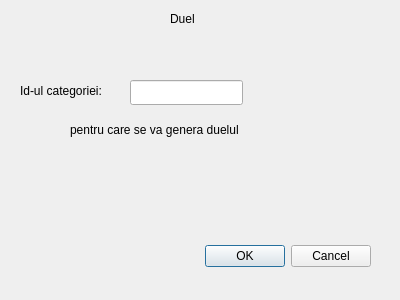
<?xml version="1.0" encoding="UTF-8"?>
<ui version="4.0">
 <class>DuelDialog</class>
 <widget class="QDialog" name="DuelDialog">
  <property name="geometry">
   <rect>
    <x>0</x>
    <y>0</y>
    <width>400</width>
    <height>300</height>
   </rect>
  </property>
  <property name="windowTitle">
   <string>Dialog</string>
  </property>
  <widget class="QDialogButtonBox" name="buttonBox">
   <property name="geometry">
    <rect>
     <x>30</x>
     <y>240</y>
     <width>341</width>
     <height>32</height>
    </rect>
   </property>
   <property name="orientation">
    <enum>Qt::Horizontal</enum>
   </property>
   <property name="standardButtons">
    <set>QDialogButtonBox::Cancel|QDialogButtonBox::Ok</set>
   </property>
  </widget>
  <widget class="QLabel" name="label">
   <property name="geometry">
    <rect>
     <x>170</x>
     <y>10</y>
     <width>61</width>
     <height>17</height>
    </rect>
   </property>
   <property name="text">
    <string>Duel</string>
   </property>
  </widget>
  <widget class="QLabel" name="label_2">
   <property name="geometry">
    <rect>
     <x>20</x>
     <y>80</y>
     <width>111</width>
     <height>21</height>
    </rect>
   </property>
   <property name="text">
    <string>Id-ul categoriei:</string>
   </property>
  </widget>
  <widget class="QLineEdit" name="lineID">
   <property name="geometry">
    <rect>
     <x>130</x>
     <y>80</y>
     <width>113</width>
     <height>25</height>
    </rect>
   </property>
  </widget>
  <widget class="QLabel" name="label_3">
   <property name="geometry">
    <rect>
     <x>70</x>
     <y>120</y>
     <width>221</width>
     <height>20</height>
    </rect>
   </property>
   <property name="text">
    <string>pentru care se va genera duelul</string>
   </property>
  </widget>
 </widget>
 <resources/>
 <connections>
  <connection>
   <sender>buttonBox</sender>
   <signal>accepted()</signal>
   <receiver>DuelDialog</receiver>
   <slot>accept()</slot>
   <hints>
    <hint type="sourcelabel">
     <x>248</x>
     <y>254</y>
    </hint>
    <hint type="destinationlabel">
     <x>157</x>
     <y>274</y>
    </hint>
   </hints>
  </connection>
  <connection>
   <sender>buttonBox</sender>
   <signal>rejected()</signal>
   <receiver>DuelDialog</receiver>
   <slot>reject()</slot>
   <hints>
    <hint type="sourcelabel">
     <x>316</x>
     <y>260</y>
    </hint>
    <hint type="destinationlabel">
     <x>286</x>
     <y>274</y>
    </hint>
   </hints>
  </connection>
 </connections>
</ui>
